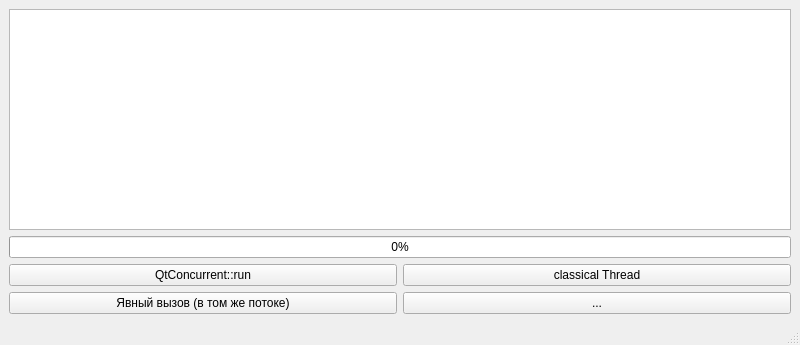
<?xml version="1.0" encoding="UTF-8"?>
<ui version="4.0">
 <class>MainWindow</class>
 <widget class="QMainWindow" name="MainWindow">
  <property name="geometry">
   <rect>
    <x>0</x>
    <y>0</y>
    <width>800</width>
    <height>345</height>
   </rect>
  </property>
  <property name="windowTitle">
   <string>MainWindow</string>
  </property>
  <widget class="QWidget" name="centralwidget">
   <layout class="QVBoxLayout" name="verticalLayout_2">
    <item>
     <layout class="QVBoxLayout" name="verticalLayout">
      <item>
       <widget class="QTextBrowser" name="textBrowser"/>
      </item>
      <item>
       <widget class="QProgressBar" name="progressBar">
        <property name="value">
         <number>0</number>
        </property>
       </widget>
      </item>
      <item>
       <layout class="QHBoxLayout" name="horizontalLayout">
        <item>
         <widget class="QPushButton" name="concurrentButton">
          <property name="text">
           <string>QtConcurrent::run</string>
          </property>
         </widget>
        </item>
        <item>
         <widget class="QPushButton" name="threadedButton">
          <property name="text">
           <string>classical Thread</string>
          </property>
         </widget>
        </item>
       </layout>
      </item>
     </layout>
    </item>
    <item>
     <layout class="QHBoxLayout" name="horizontalLayout_2">
      <item>
       <widget class="QPushButton" name="naiveCallButton">
        <property name="text">
         <string>Явный вызов (в том же потоке)</string>
        </property>
       </widget>
      </item>
      <item>
       <widget class="QPushButton" name="pushButton_2">
        <property name="text">
         <string>...</string>
        </property>
       </widget>
      </item>
     </layout>
    </item>
   </layout>
  </widget>
  <widget class="QMenuBar" name="menubar">
   <property name="geometry">
    <rect>
     <x>0</x>
     <y>0</y>
     <width>800</width>
     <height>22</height>
    </rect>
   </property>
  </widget>
  <widget class="QStatusBar" name="statusbar"/>
 </widget>
 <resources/>
 <connections/>
</ui>
